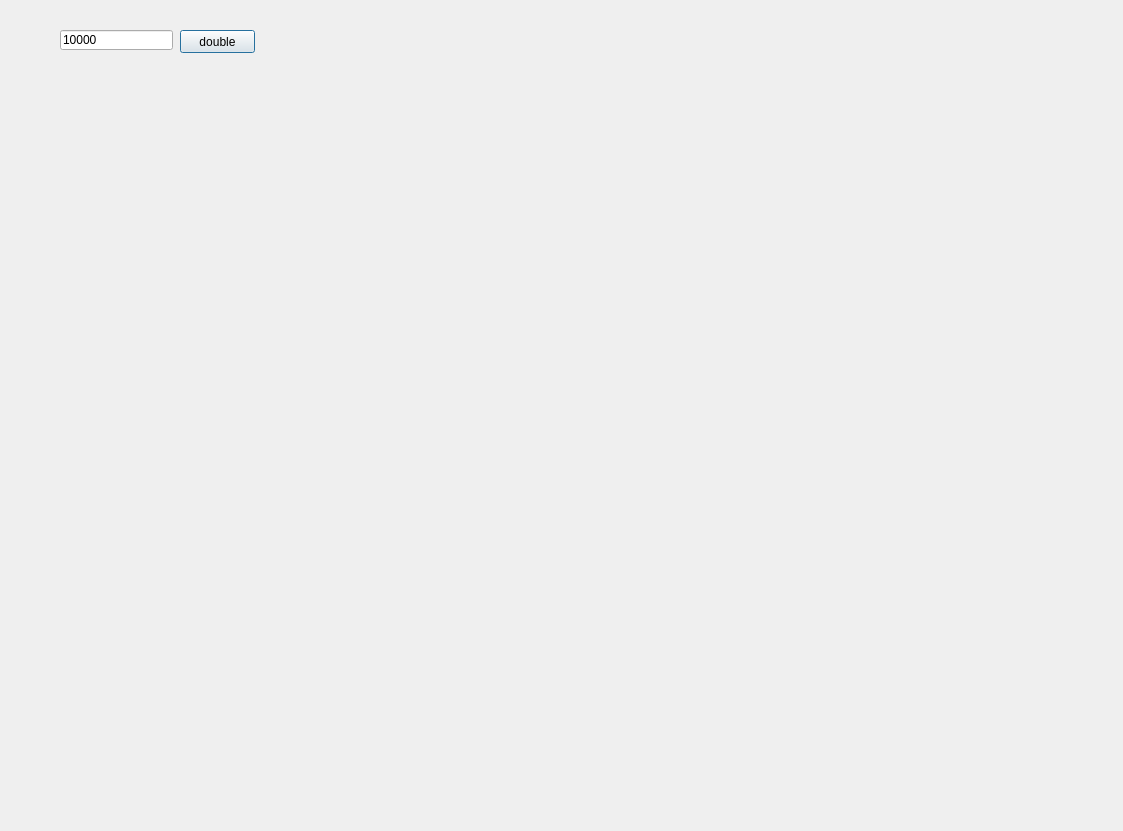
<?xml version="1.0" encoding="UTF-8"?>
<ui version="4.0">
 <class>Dialog</class>
 <widget class="QDialog" name="Dialog">
  <property name="geometry">
   <rect>
    <x>0</x>
    <y>0</y>
    <width>1123</width>
    <height>831</height>
   </rect>
  </property>
  <property name="windowTitle">
   <string>Dialog</string>
  </property>
  <widget class="QLineEdit" name="le">
   <property name="geometry">
    <rect>
     <x>60</x>
     <y>30</y>
     <width>113</width>
     <height>20</height>
    </rect>
   </property>
   <property name="text">
    <string>10000</string>
   </property>
  </widget>
  <widget class="QPushButton" name="pb">
   <property name="geometry">
    <rect>
     <x>180</x>
     <y>30</y>
     <width>75</width>
     <height>23</height>
    </rect>
   </property>
   <property name="text">
    <string>double</string>
   </property>
  </widget>
 </widget>
 <resources/>
 <connections/>
</ui>
